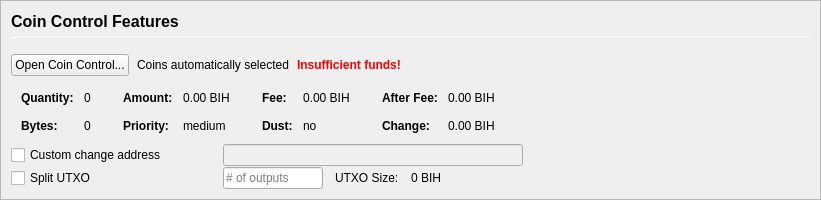
         <widget class="QFrame" name="frameCoinControl">
          <property name="sizePolicy">
           <sizepolicy hsizetype="Expanding" vsizetype="Expanding">
            <horstretch>0</horstretch>
            <verstretch>0</verstretch>
           </sizepolicy>
          </property>
          <property name="maximumSize">
           <size>
            <width>16777215</width>
            <height>16777215</height>
           </size>
          </property>
          <property name="frameShape">
           <enum>QFrame::StyledPanel</enum>
          </property>
          <property name="frameShadow">
           <enum>QFrame::Sunken</enum>
          </property>
          <layout class="QVBoxLayout" name="verticalLayoutCoinControl2">
           <property name="spacing">
            <number>0</number>
           </property>
           <property name="leftMargin">
            <number>0</number>
           </property>
           <property name="topMargin">
            <number>0</number>
           </property>
           <property name="rightMargin">
            <number>0</number>
           </property>
           <property name="bottomMargin">
            <number>0</number>
           </property>
           <item>
            <widget class="QFrame" name="frameCoinControl_BG">
             <layout class="QVBoxLayout" name="verticalLayoutCoinControl" stretch="0,0,0,0,0,0">
              <property name="spacing">
               <number>1</number>
              </property>
              <property name="leftMargin">
               <number>10</number>
              </property>
              <property name="topMargin">
               <number>10</number>
              </property>
              <item>
               <layout class="QHBoxLayout" name="horizontalLayoutCoinControl1">
                <property name="bottomMargin">
                 <number>15</number>
                </property>
                <item>
                 <layout class="QVBoxLayout" name="verticalLayout_3">
                  <property name="spacing">
                   <number>6</number>
                  </property>
                  <item>
                   <widget class="QLabel" name="labelCoinControlFeatures">
                    <property name="sizePolicy">
                     <sizepolicy hsizetype="Preferred" vsizetype="Maximum">
                      <horstretch>0</horstretch>
                      <verstretch>0</verstretch>
                     </sizepolicy>
                    </property>
                    <property name="minimumSize">
                     <size>
                      <width>0</width>
                      <height>20</height>
                     </size>
                    </property>
                    <property name="font">
                     <font>
                      <pointsize>12</pointsize>
                      <weight>75</weight>
                      <bold>true</bold>
                     </font>
                    </property>
                    <property name="styleSheet">
                     <string notr="true">font-weight:bold;</string>
                    </property>
                    <property name="text">
                     <string>Coin Control Features</string>
                    </property>
                   </widget>
                  </item>
                  <item>
                   <widget class="Line" name="line">
                    <property name="minimumSize">
                     <size>
                      <width>0</width>
                      <height>1</height>
                     </size>
                    </property>
                    <property name="maximumSize">
                     <size>
                      <width>16777215</width>
                      <height>1</height>
                     </size>
                    </property>
                    <property name="orientation">
                     <enum>Qt::Horizontal</enum>
                    </property>
                   </widget>
                  </item>
                 </layout>
                </item>
               </layout>
              </item>
              <item>
               <layout class="QHBoxLayout" name="horizontalLayoutCoinControl2" stretch="0,0,0,0">
                <property name="spacing">
                 <number>8</number>
                </property>
                <property name="bottomMargin">
                 <number>10</number>
                </property>
                <item>
                 <widget class="QPushButton" name="pushButtonCoinControl">
                  <property name="styleSheet">
                   <string notr="true"/>
                  </property>
                  <property name="text">
                   <string>Open Coin Control...</string>
                  </property>
                  <property name="autoDefault">
                   <bool>false</bool>
                  </property>
                 </widget>
                </item>
                <item>
                 <widget class="QLabel" name="labelCoinControlAutomaticallySelected">
                  <property name="text">
                   <string>Coins automatically selected</string>
                  </property>
                  <property name="margin">
                   <number>5</number>
                  </property>
                 </widget>
                </item>
                <item>
                 <widget class="QLabel" name="labelCoinControlInsuffFunds">
                  <property name="font">
                   <font>
                    <weight>75</weight>
                    <bold>true</bold>
                   </font>
                  </property>
                  <property name="styleSheet">
                   <string notr="true">color:red;font-weight:bold;</string>
                  </property>
                  <property name="text">
                   <string>Insufficient funds!</string>
                  </property>
                  <property name="margin">
                   <number>5</number>
                  </property>
                 </widget>
                </item>
                <item>
                 <spacer name="horizontalSpacerCoinControl">
                  <property name="orientation">
                   <enum>Qt::Horizontal</enum>
                  </property>
                  <property name="sizeHint" stdset="0">
                   <size>
                    <width>40</width>
                    <height>1</height>
                   </size>
                  </property>
                 </spacer>
                </item>
               </layout>
              </item>
              <item>
               <widget class="QWidget" name="widgetCoinControl" native="true">
                <property name="sizePolicy">
                 <sizepolicy hsizetype="Preferred" vsizetype="Preferred">
                  <horstretch>0</horstretch>
                  <verstretch>0</verstretch>
                 </sizepolicy>
                </property>
                <property name="minimumSize">
                 <size>
                  <width>0</width>
                  <height>0</height>
                 </size>
                </property>
                <property name="styleSheet">
                 <string notr="true"/>
                </property>
                <layout class="QHBoxLayout" name="horizontalLayoutCoinControl5">
                 <property name="leftMargin">
                  <number>0</number>
                 </property>
                 <property name="topMargin">
                  <number>0</number>
                 </property>
                 <property name="rightMargin">
                  <number>0</number>
                 </property>
                 <property name="bottomMargin">
                  <number>0</number>
                 </property>
                 <item>
                  <layout class="QHBoxLayout" name="horizontalLayoutCoinControl3" stretch="0,0,0,1">
                   <property name="spacing">
                    <number>20</number>
                   </property>
                   <property name="topMargin">
                    <number>0</number>
                   </property>
                   <property name="bottomMargin">
                    <number>10</number>
                   </property>
                   <item>
                    <layout class="QFormLayout" name="formLayoutCoinControl1">
                     <property name="horizontalSpacing">
                      <number>10</number>
                     </property>
                     <property name="verticalSpacing">
                      <number>14</number>
                     </property>
                     <property name="leftMargin">
                      <number>10</number>
                     </property>
                     <property name="topMargin">
                      <number>4</number>
                     </property>
                     <property name="rightMargin">
                      <number>6</number>
                     </property>
                     <item row="0" column="0">
                      <widget class="QLabel" name="labelCoinControlQuantityText">
                       <property name="font">
                        <font>
                         <weight>75</weight>
                         <bold>true</bold>
                        </font>
                       </property>
                       <property name="text">
                        <string>Quantity:</string>
                       </property>
                       <property name="margin">
                        <number>0</number>
                       </property>
                      </widget>
                     </item>
                     <item row="0" column="1">
                      <widget class="QLabel" name="labelCoinControlQuantity">
                       <property name="cursor">
                        <cursorShape>IBeamCursor</cursorShape>
                       </property>
                       <property name="contextMenuPolicy">
                        <enum>Qt::ActionsContextMenu</enum>
                       </property>
                       <property name="text">
                        <string notr="true">0</string>
                       </property>
                       <property name="margin">
                        <number>0</number>
                       </property>
                       <property name="textInteractionFlags">
                        <set>Qt::LinksAccessibleByMouse|Qt::TextSelectableByKeyboard|Qt::TextSelectableByMouse</set>
                       </property>
                      </widget>
                     </item>
                     <item row="1" column="0">
                      <widget class="QLabel" name="labelCoinControlBytesText">
                       <property name="font">
                        <font>
                         <weight>75</weight>
                         <bold>true</bold>
                        </font>
                       </property>
                       <property name="text">
                        <string>Bytes:</string>
                       </property>
                      </widget>
                     </item>
                     <item row="1" column="1">
                      <widget class="QLabel" name="labelCoinControlBytes">
                       <property name="cursor">
                        <cursorShape>IBeamCursor</cursorShape>
                       </property>
                       <property name="contextMenuPolicy">
                        <enum>Qt::ActionsContextMenu</enum>
                       </property>
                       <property name="text">
                        <string notr="true">0</string>
                       </property>
                       <property name="textInteractionFlags">
                        <set>Qt::LinksAccessibleByMouse|Qt::TextSelectableByKeyboard|Qt::TextSelectableByMouse</set>
                       </property>
                      </widget>
                     </item>
                    </layout>
                   </item>
                   <item>
                    <layout class="QFormLayout" name="formLayoutCoinControl2">
                     <property name="horizontalSpacing">
                      <number>10</number>
                     </property>
                     <property name="verticalSpacing">
                      <number>14</number>
                     </property>
                     <property name="leftMargin">
                      <number>6</number>
                     </property>
                     <property name="topMargin">
                      <number>4</number>
                     </property>
                     <property name="rightMargin">
                      <number>6</number>
                     </property>
                     <item row="0" column="0">
                      <widget class="QLabel" name="labelCoinControlAmountText">
                       <property name="font">
                        <font>
                         <weight>75</weight>
                         <bold>true</bold>
                        </font>
                       </property>
                       <property name="text">
                        <string>Amount:</string>
                       </property>
                       <property name="margin">
                        <number>0</number>
                       </property>
                      </widget>
                     </item>
                     <item row="0" column="1">
                      <widget class="QLabel" name="labelCoinControlAmount">
                       <property name="cursor">
                        <cursorShape>IBeamCursor</cursorShape>
                       </property>
                       <property name="contextMenuPolicy">
                        <enum>Qt::ActionsContextMenu</enum>
                       </property>
                       <property name="text">
                        <string notr="true">0.00 BIH</string>
                       </property>
                       <property name="textInteractionFlags">
                        <set>Qt::LinksAccessibleByMouse|Qt::TextSelectableByKeyboard|Qt::TextSelectableByMouse</set>
                       </property>
                      </widget>
                     </item>
                     <item row="1" column="0">
                      <widget class="QLabel" name="labelCoinControlPriorityText">
                       <property name="font">
                        <font>
                         <weight>75</weight>
                         <bold>true</bold>
                        </font>
                       </property>
                       <property name="text">
                        <string>Priority:</string>
                       </property>
                      </widget>
                     </item>
                     <item row="1" column="1">
                      <widget class="QLabel" name="labelCoinControlPriority">
                       <property name="cursor">
                        <cursorShape>IBeamCursor</cursorShape>
                       </property>
                       <property name="contextMenuPolicy">
                        <enum>Qt::ActionsContextMenu</enum>
                       </property>
                       <property name="text">
                        <string>medium</string>
                       </property>
                       <property name="textInteractionFlags">
                        <set>Qt::LinksAccessibleByMouse|Qt::TextSelectableByKeyboard|Qt::TextSelectableByMouse</set>
                       </property>
                      </widget>
                     </item>
                    </layout>
                   </item>
                   <item>
                    <layout class="QFormLayout" name="formLayoutCoinControl3">
                     <property name="horizontalSpacing">
                      <number>10</number>
                     </property>
                     <property name="verticalSpacing">
                      <number>14</number>
                     </property>
                     <property name="leftMargin">
                      <number>6</number>
                     </property>
                     <property name="topMargin">
                      <number>4</number>
                     </property>
                     <property name="rightMargin">
                      <number>6</number>
                     </property>
                     <item row="0" column="0">
                      <widget class="QLabel" name="labelCoinControlFeeText">
                       <property name="font">
                        <font>
                         <weight>75</weight>
                         <bold>true</bold>
                        </font>
                       </property>
                       <property name="text">
                        <string>Fee:</string>
                       </property>
                       <property name="margin">
                        <number>0</number>
                       </property>
                      </widget>
                     </item>
                     <item row="0" column="1">
                      <widget class="QLabel" name="labelCoinControlFee">
                       <property name="cursor">
                        <cursorShape>IBeamCursor</cursorShape>
                       </property>
                       <property name="contextMenuPolicy">
                        <enum>Qt::ActionsContextMenu</enum>
                       </property>
                       <property name="text">
                        <string notr="true">0.00 BIH</string>
                       </property>
                       <property name="textInteractionFlags">
                        <set>Qt::LinksAccessibleByMouse|Qt::TextSelectableByKeyboard|Qt::TextSelectableByMouse</set>
                       </property>
                      </widget>
                     </item>
                     <item row="1" column="0">
                      <widget class="QLabel" name="labelCoinControlLowOutputText">
                       <property name="font">
                        <font>
                         <weight>75</weight>
                         <bold>true</bold>
                        </font>
                       </property>
                       <property name="text">
                        <string>Dust:</string>
                       </property>
                      </widget>
                     </item>
                     <item row="1" column="1">
                      <widget class="QLabel" name="labelCoinControlLowOutput">
                       <property name="cursor">
                        <cursorShape>IBeamCursor</cursorShape>
                       </property>
                       <property name="contextMenuPolicy">
                        <enum>Qt::ActionsContextMenu</enum>
                       </property>
                       <property name="text">
                        <string>no</string>
                       </property>
                       <property name="textInteractionFlags">
                        <set>Qt::LinksAccessibleByMouse|Qt::TextSelectableByKeyboard|Qt::TextSelectableByMouse</set>
                       </property>
                      </widget>
                     </item>
                    </layout>
                   </item>
                   <item>
                    <layout class="QFormLayout" name="formLayoutCoinControl4">
                     <property name="horizontalSpacing">
                      <number>10</number>
                     </property>
                     <property name="verticalSpacing">
                      <number>14</number>
                     </property>
                     <property name="leftMargin">
                      <number>6</number>
                     </property>
                     <property name="topMargin">
                      <number>4</number>
                     </property>
                     <property name="rightMargin">
                      <number>6</number>
                     </property>
                     <item row="0" column="0">
                      <widget class="QLabel" name="labelCoinControlAfterFeeText">
                       <property name="font">
                        <font>
                         <weight>75</weight>
                         <bold>true</bold>
                        </font>
                       </property>
                       <property name="text">
                        <string>After Fee:</string>
                       </property>
                       <property name="margin">
                        <number>0</number>
                       </property>
                      </widget>
                     </item>
                     <item row="0" column="1">
                      <widget class="QLabel" name="labelCoinControlAfterFee">
                       <property name="cursor">
                        <cursorShape>IBeamCursor</cursorShape>
                       </property>
                       <property name="contextMenuPolicy">
                        <enum>Qt::ActionsContextMenu</enum>
                       </property>
                       <property name="text">
                        <string notr="true">0.00 BIH</string>
                       </property>
                       <property name="textInteractionFlags">
                        <set>Qt::LinksAccessibleByMouse|Qt::TextSelectableByKeyboard|Qt::TextSelectableByMouse</set>
                       </property>
                      </widget>
                     </item>
                     <item row="1" column="0">
                      <widget class="QLabel" name="labelCoinControlChangeText">
                       <property name="font">
                        <font>
                         <weight>75</weight>
                         <bold>true</bold>
                        </font>
                       </property>
                       <property name="text">
                        <string>Change:</string>
                       </property>
                      </widget>
                     </item>
                     <item row="1" column="1">
                      <widget class="QLabel" name="labelCoinControlChange">
                       <property name="cursor">
                        <cursorShape>IBeamCursor</cursorShape>
                       </property>
                       <property name="contextMenuPolicy">
                        <enum>Qt::ActionsContextMenu</enum>
                       </property>
                       <property name="text">
                        <string notr="true">0.00 BIH</string>
                       </property>
                       <property name="textInteractionFlags">
                        <set>Qt::LinksAccessibleByMouse|Qt::TextSelectableByKeyboard|Qt::TextSelectableByMouse</set>
                       </property>
                      </widget>
                     </item>
                    </layout>
                   </item>
                  </layout>
                 </item>
                </layout>
               </widget>
              </item>
              <item>
               <layout class="QHBoxLayout" name="horizontalLayoutCoinControl4">
                <property name="spacing">
                 <number>12</number>
                </property>
                <property name="sizeConstraint">
                 <enum>QLayout::SetDefaultConstraint</enum>
                </property>
                <property name="topMargin">
                 <number>0</number>
                </property>
                <property name="rightMargin">
                 <number>0</number>
                </property>
                <item>
                 <widget class="QCheckBox" name="checkBoxCoinControlChange">
                  <property name="sizePolicy">
                   <sizepolicy hsizetype="Preferred" vsizetype="Preferred">
                    <horstretch>0</horstretch>
                    <verstretch>0</verstretch>
                   </sizepolicy>
                  </property>
                  <property name="minimumSize">
                   <size>
                    <width>200</width>
                    <height>0</height>
                   </size>
                  </property>
                  <property name="maximumSize">
                   <size>
                    <width>200</width>
                    <height>16777215</height>
                   </size>
                  </property>
                  <property name="toolTip">
                   <string>If this is activated, but the change address is empty or invalid, change will be sent to a newly generated address.</string>
                  </property>
                  <property name="text">
                   <string>Custom change address</string>
                  </property>
                 </widget>
                </item>
                <item>
                 <widget class="QValidatedLineEdit" name="lineEditCoinControlChange">
                  <property name="enabled">
                   <bool>false</bool>
                  </property>
                  <property name="sizePolicy">
                   <sizepolicy hsizetype="Preferred" vsizetype="Preferred">
                    <horstretch>0</horstretch>
                    <verstretch>0</verstretch>
                   </sizepolicy>
                  </property>
                  <property name="minimumSize">
                   <size>
                    <width>300</width>
                    <height>0</height>
                   </size>
                  </property>
                 </widget>
                </item>
                <item>
                 <widget class="QLabel" name="labelCoinControlChangeLabel">
                  <property name="sizePolicy">
                   <sizepolicy hsizetype="Preferred" vsizetype="Preferred">
                    <horstretch>0</horstretch>
                    <verstretch>0</verstretch>
                   </sizepolicy>
                  </property>
                  <property name="minimumSize">
                   <size>
                    <width>100</width>
                    <height>0</height>
                   </size>
                  </property>
                  <property name="text">
                   <string/>
                  </property>
                  <property name="margin">
                   <number>3</number>
                  </property>
                 </widget>
                </item>
               </layout>
              </item>
              <item>
               <layout class="QHBoxLayout" name="horizontalLayoutCoinControl6">
                <property name="spacing">
                 <number>12</number>
                </property>
                <property name="rightMargin">
                 <number>0</number>
                </property>
                <item>
                 <widget class="QCheckBox" name="splitBlockCheckBox">
                  <property name="sizePolicy">
                   <sizepolicy hsizetype="Preferred" vsizetype="Preferred">
                    <horstretch>0</horstretch>
                    <verstretch>0</verstretch>
                   </sizepolicy>
                  </property>
                  <property name="minimumSize">
                   <size>
                    <width>200</width>
                    <height>0</height>
                   </size>
                  </property>
                  <property name="maximumSize">
                   <size>
                    <width>200</width>
                    <height>16777215</height>
                   </size>
                  </property>
                  <property name="text">
                   <string>Split UTXO</string>
                  </property>
                 </widget>
                </item>
                <item>
                 <widget class="QLineEdit" name="splitBlockLineEdit">
                  <property name="sizePolicy">
                   <sizepolicy hsizetype="Preferred" vsizetype="Preferred">
                    <horstretch>50</horstretch>
                    <verstretch>0</verstretch>
                   </sizepolicy>
                  </property>
                  <property name="minimumSize">
                   <size>
                    <width>100</width>
                    <height>0</height>
                   </size>
                  </property>
                  <property name="maximumSize">
                   <size>
                    <width>100</width>
                    <height>16777215</height>
                   </size>
                  </property>
                  <property name="placeholderText">
                   <string># of outputs</string>
                  </property>
                 </widget>
                </item>
                <item>
                 <widget class="QLabel" name="labelBlockSizeText">
                  <property name="text">
                   <string>UTXO Size:</string>
                  </property>
                 </widget>
                </item>
                <item>
                 <widget class="QLabel" name="labelBlockSize">
                  <property name="text">
                   <string>0 BIH</string>
                  </property>
                 </widget>
                </item>
                <item>
                 <spacer name="horizontalSpacer_7">
                  <property name="orientation">
                   <enum>Qt::Horizontal</enum>
                  </property>
                  <property name="sizeHint" stdset="0">
                   <size>
                    <width>40</width>
                    <height>20</height>
                   </size>
                  </property>
                 </spacer>
                </item>
               </layout>
              </item>
              <item>
               <spacer name="verticalSpacerCoinControl">
                <property name="orientation">
                 <enum>Qt::Vertical</enum>
                </property>
                <property name="sizeHint" stdset="0">
                 <size>
                  <width>800</width>
                  <height>1</height>
                 </size>
                </property>
               </spacer>
              </item>
             </layout>
            </widget>
           </item>
          </layout>
         </widget>
